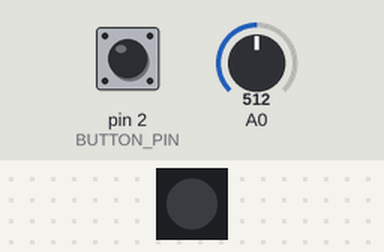
A sketch run on a simulated Arduino Uno, built with avr-gcc and run on an emulated ATmega328P. Parts: 1 RGB LEDs in strip order, left to right. The test bench sets the inputs (shaded band); at power-on: pin 2 (BUTTON_PIN) HIGH, A0 = 512.

Above: at 1.2 s.
1.3 s: pin 2 (BUTTON_PIN) pulled LOW for 0.15 s
At 1.47 s:
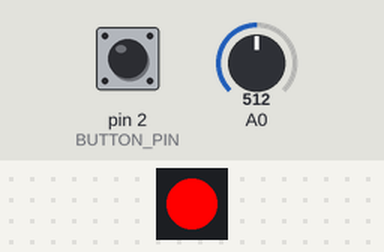
4.3 s: pin 2 (BUTTON_PIN) pulled LOW for 1 s
6.8 s: pin 2 (BUTTON_PIN) pulsed LOW 5 times (0.12 s each, 0.3 s apart)
At 8.8 s:
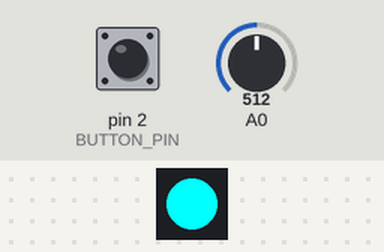
9.8 s: pin 2 (BUTTON_PIN) pulled LOW for 0.15 s
At 10.6 s:
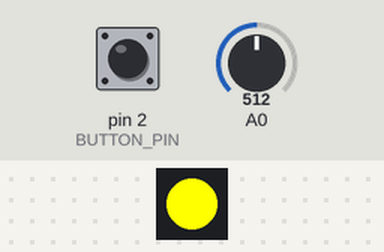
Timing chart, 0 to 12.4 s (numbered marks = the images above; inputs shaded):
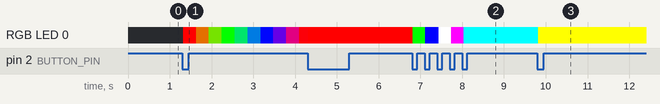

Measured:
- after the input at 1.3 s, RGB LED 0: off → RGB(255, 0, 0) at once, → RGB(171, 84, 0) 0.31 s later, → RGB(87, 168, 0) 0.31 s later, → RGB(3, 252, 0) 0.31 s later, … (10 changes in this stretch)
- after the input at 6.8 s, RGB LED 0: RGB(255, 0, 0) → RGB(0, 255, 0) at once, → RGB(0, 0, 255) 0.30 s later, → RGB(255, 255, 255) 0.32 s later, → RGB(255, 0, 255) 0.30 s later, … (5 changes in this stretch)
- after the input at 9.8 s, RGB LED 0: RGB(0, 255, 255) → RGB(255, 255, 0) at once

The sketch:

NeoJacket.ino
```cpp
#include <Adafruit_NeoPixel.h>
// Pattern types supported:
enum pattern { NONE, RAINBOW_CYCLE, COLOR_WIPE};
// Patern directions supported:
enum  direction { FORWARD, REVERSE };

#define BUTTON_PIN   2

#define PIXEL_PIN    6

#define PIXEL_COUNT 1

const int POT_PIN = 0;

Adafruit_NeoPixel strip = Adafruit_NeoPixel(PIXEL_COUNT, PIXEL_PIN, NEO_GRB + NEO_KHZ800);
class NeoPatterns : public Adafruit_NeoPixel
{
  public:

  //Member variables:
  pattern ActivePattern; // which pattern is running
  direction Direction;     // direction to run the pattern

  unsigned long Interval;  // milliseconds between updates
  unsigned long lastUpdate; // last update of position

  uint32_t Color1, Color2;  // What colors are in use
  uint16_t TotalSteps;  // total number of steps in the pattern
  uint16_t Index;  // current step within the pattern

  void (*OnComplete)();

    // Constructor - calls base-class constructor to initialize strip
    NeoPatterns(uint16_t pixels, uint8_t pin, uint8_t type)
    :Adafruit_NeoPixel(pixels, pin, type)
    {}
    void setup() {
  strip.begin();
  strip.show(); // Initialize all pixels to 'off'
}
    void Update()
    {
        if((millis() - lastUpdate) > Interval) // time to update
        {
            lastUpdate = millis();
            switch(ActivePattern)
            {
                case RAINBOW_CYCLE:
                    RainbowCycleUpdate();
                    break;
                case COLOR_WIPE:
                    ColorWipeUpdate();
                    break;
                default:
                    break;
            }
        }
    }
        // Increment the Index and reset at the end
    void Increment()
    {
        if (Direction == FORWARD)
        {
           Index++;
           if (Index >= TotalSteps)
            {
                Index = 0;
                if (OnComplete != NULL)
                {
                    OnComplete(); // call the comlpetion callback
                }
            }
        }
        else // Direction == REVERSE
        {
            --Index;
            if (Index <= 0)
            {
                Index = TotalSteps-1;
                if (OnComplete != NULL)
                {
                    OnComplete(); // call the comlpetion callback
                }
            }
        }
    }
    void RainbowCycle(uint8_t interval, direction dir = FORWARD)
    {
        ActivePattern = RAINBOW_CYCLE;
        Interval = interval;
        TotalSteps = 255;
        Index = 0;
        Direction = dir;
    }
    void RainbowCycleUpdate()
    {
        for(int i=0; i< numPixels(); i++)
        {
            setPixelColor(i, Wheel(((i * 256 / numPixels()) + Index) & 255));
        }
        show();
        Increment();
    }
    void ColorWipe(uint32_t color, uint8_t interval, direction dir = FORWARD)
    {
        ActivePattern = COLOR_WIPE;
        Interval = interval;
        TotalSteps = numPixels();
        Color1 = color;
        Index = 0;
        Direction = dir;
    }
    // Update the Color Wipe Pattern
    void ColorWipeUpdate()
    {
        setPixelColor(Index, Color1);
        show();
        Increment();
    }
    // Input a value 0 to 255 to get a color value.
    // The colours are a transition r - g - b - back to r.
    uint32_t Wheel(byte WheelPos)
    {
        WheelPos = 255 - WheelPos;
        if(WheelPos < 85)
        {
            return Color(255 - WheelPos * 3, 0, WheelPos * 3);
        }
        else if(WheelPos < 170)
        {
            WheelPos -= 85;
            return Color(0, WheelPos * 3, 255 - WheelPos * 3);
        }
        else
        {
            WheelPos -= 170;
            return Color(WheelPos * 3, 255 - WheelPos * 3, 0);
        }
    }
};


NeoPatterns Strip(PIXEL_COUNT, PIXEL_PIN, NEO_GRB + NEO_KHZ800);

int sensorValue = 0;
int outputValue = 0;

bool oldState = HIGH;
int showType = 0;

void setup() {
  pinMode(BUTTON_PIN, INPUT_PULLUP);
  Strip.begin();
  Strip.ColorWipe((0,0,0), 0);
  Serial.begin(9600);
}

void loop() {

  bool newState = digitalRead(BUTTON_PIN);
  if (newState == LOW && oldState == HIGH) {
    delay(20);
    newState = digitalRead(BUTTON_PIN);
    if (newState == LOW) {
      showType++;
      if (showType > 9)
        showType=0;
      startShow(showType);
    }
  }

  sensorValue = analogRead(A0);
outputValue = map(sensorValue, 0, 1023, 0, 255);

  strip.setBrightness(outputValue);                // Set LED brightness 0-255

  oldState = newState;
  Strip.Update();
}
void startShow(int i) {
  switch(i){
    case 0: Strip.ActivePattern = COLOR_WIPE;
            Strip.Index = 0;
            Strip.Color1 = Strip.Color(0, 0, 0); //Black/off
            Strip.Interval = 20;
            Strip.Update();
            break;
    case 1: Strip.ActivePattern = RAINBOW_CYCLE;  //Rainbow
            Strip.Index = 0;
            Strip.Interval = 10;
            Strip.TotalSteps = 255;
            Strip.Update();
            break;
    case 2: Strip.ActivePattern = COLOR_WIPE;
            Strip.Index = 0;
            Strip.Color1 = Strip.Color(255, 0, 0); // Red
            Strip.Interval = 20;
            Strip.Update();
            break;
    case 3: Strip.ActivePattern = COLOR_WIPE;
            Strip.Index = 0;
            Strip.Color1 = Strip.Color(0, 255, 0); // Green
            Strip.Interval = 20;
            Strip.Update();
            break;
    case 4: Strip.ActivePattern = COLOR_WIPE;
            Strip.Index = 0;
            Strip.Color1 = Strip.Color(0, 0, 255); //Blue
            Strip.Interval = 20;
            Strip.Update();
            break;
    case 5: Strip.ActivePattern = COLOR_WIPE;
            Strip.Index = 0;
            Strip.Color1 = Strip.Color(255, 255, 255); //White
            Strip.Interval = 20;
            Strip.Update();
            break;
    case 6: Strip.ActivePattern = COLOR_WIPE;
            Strip.Index = 0;
            Strip.Color1 = Strip.Color(255, 0, 255); //Pink
            Strip.Interval = 20;
            Strip.Update();
            break;
    case 7:  Strip.ActivePattern = COLOR_WIPE;
            Strip.Index = 0;
            Strip.Color1 = Strip.Color(0, 255, 255); //Turquoise
            Strip.Interval = 20;
            Strip.Update();
            break;
    case 8: Strip.ActivePattern = COLOR_WIPE;
            Strip.Index = 0;
            Strip.Color1 = Strip.Color(255, 255, 0); //Yellow
            Strip.Interval = 20;
            Strip.Update();
            break;

 //   case 9:    rainbow(20);
  }
}
```
